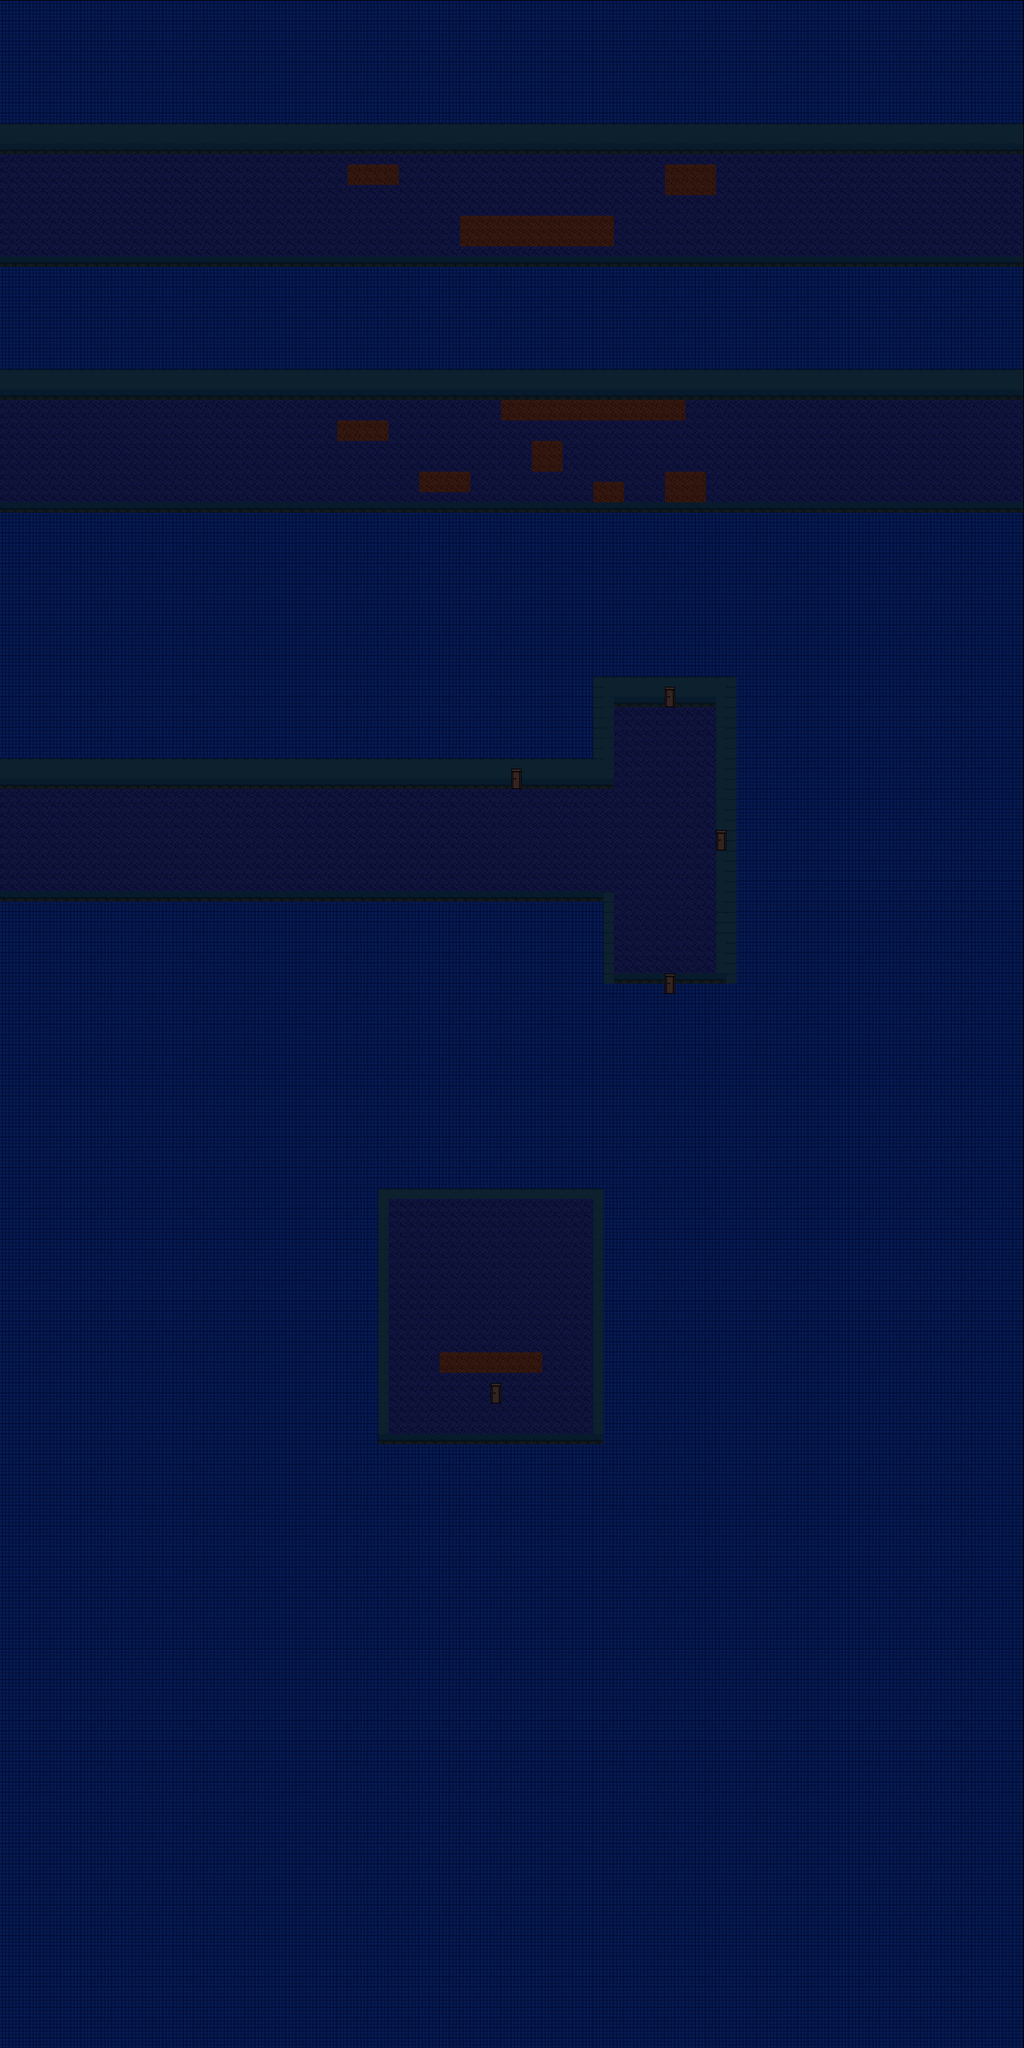

Tiled map render using the project's own tile images. Description and the map definition, with tile-layer contents summarised, below:
An orthogonal 100x200 tile map with 16x16 px tiles, 1 tile layer (Maze), 4 tilesets and 73 objects (35x light, 18x wall, 9x darkZone, 6x door, 3x saint, ...).

<map version="1.10" tiledversion="1.12.2" orientation="orthogonal" renderorder="right-down" width="100" height="200" tilewidth="16" tileheight="16" infinite="0" nextlayerid="4" nextobjectid="222">
 <tileset firstgid="1" source="test_tileset.tsx" />
 <tileset firstgid="81" source="parede_chao_tileset.tsx" />
 <tileset firstgid="93" source="parede_chao_tileset_v2.tsx" />
 <tileset firstgid="128" source="furniture_tileset_v2.tsx" />
 <layer id="1" name="Maze" width="100" height="200" offsetx="-1" offsety="1">
  <data>[20000 cells, 20000 non-empty, 9 distinct tile ids]</data>
 </layer>
 <objectgroup id="2" name="Camada de Objetos 1">
  <object id="1" name="wall" x="3.33333" y="207" width="1603" height="17.3333">
   <properties>
    <property name="collider" type="bool" value="true" />
    <property name="wall" type="bool" value="true" />
   </properties>
  </object>
  <object id="2" name="wall" x="-2.49983" y="400.833" width="1603.67" height="17.3333">
   <properties>
    <property name="collider" type="bool" value="true" />
    <property name="wall" type="bool" value="true" />
   </properties>
  </object>
  <object id="3" name="wall" x="-0.499833" y="606.333" width="1599.67" height="17.3333">
   <properties>
    <property name="collider" type="bool" value="true" />
    <property name="wall" type="bool" value="true" />
   </properties>
  </object>
  <object id="4" name="wall" x="-1.49983" y="783.333" width="1602.33" height="17.3333">
   <properties>
    <property name="collider" type="bool" value="true" />
    <property name="wall" type="bool" value="true" />
   </properties>
  </object>
  <object id="6" name="teleporter" x="1200" y="240.667" width="27" height="159.5">
   <properties>
    <property name="collider" type="bool" value="true" />
    <property name="completeLoop" type="bool" value="false" />
    <property name="destX" type="float" value="900" />
    <property name="destY" type="float" value="1250" />
    <property name="teleporter" type="bool" value="true" />
   </properties>
  </object>
  <object id="8" name="teleporter" x="1200" y="623.5" width="27" height="159.5">
   <properties>
    <property name="collider" type="bool" value="true" />
    <property name="completeLoop" type="bool" value="true" />
    <property name="destX" type="float" value="900" />
    <property name="destY" type="float" value="2450" />
    <property name="teleporter" type="bool" value="true" />
   </properties>
  </object>
  <object id="9" name="wall" x="397.333" y="242" width="23.67" height="156">
   <properties>
    <property name="collider" type="bool" value="true" />
    <property name="wall" type="bool" value="true" />
   </properties>
  </object>
  <object id="10" name="wall" x="397.333" y="611.333" width="23.67" height="186.667">
   <properties>
    <property name="collider" type="bool" value="true" />
    <property name="wall" type="bool" value="true" />
   </properties>
  </object>
  <object id="14" name="light" x="583.5" y="673.667">
   <properties>
    <property name="b" type="int" value="0" />
    <property name="g" type="int" value="0" />
    <property name="light" type="bool" value="true" />
    <property name="r" type="int" value="255" />
    <property name="scale" type="float" value="0.08" />
   </properties>
   <point />
  </object>
  <object id="16" name="light" x="822" y="644">
   <properties>
    <property name="b" type="int" value="0" />
    <property name="g" type="int" value="0" />
    <property name="light" type="bool" value="true" />
    <property name="r" type="int" value="255" />
    <property name="scale" type="float" value="0.1" />
   </properties>
   <point />
  </object>
  <object id="17" name="light" x="974.167" y="648.5">
   <properties>
    <property name="b" type="int" value="0" />
    <property name="g" type="int" value="0" />
    <property name="light" type="bool" value="true" />
    <property name="r" type="int" value="255" />
    <property name="scale" type="float" value="0.1" />
   </properties>
   <point />
  </object>
  <object id="18" name="light" x="1067.83" y="763.667">
   <properties>
    <property name="b" type="int" value="0" />
    <property name="g" type="int" value="0" />
    <property name="light" type="bool" value="true" />
    <property name="r" type="int" value="255" />
    <property name="scale" type="float" value="0.1" />
   </properties>
   <point />
  </object>
  <object id="19" name="light" x="1043.33" y="649.333">
   <properties>
    <property name="b" type="int" value="0" />
    <property name="g" type="int" value="0" />
    <property name="light" type="bool" value="true" />
    <property name="r" type="int" value="255" />
    <property name="scale" type="float" value="0.1" />
   </properties>
   <point />
  </object>
  <object id="20" name="light" x="752" y="368.167">
   <properties>
    <property name="b" type="int" value="0" />
    <property name="g" type="int" value="0" />
    <property name="light" type="bool" value="true" />
    <property name="r" type="int" value="255" />
    <property name="scale" type="float" value="0.1" />
   </properties>
   <point />
  </object>
  <object id="21" name="light" x="831.833" y="368.667">
   <properties>
    <property name="b" type="int" value="0" />
    <property name="g" type="int" value="0" />
    <property name="light" type="bool" value="true" />
    <property name="r" type="int" value="255" />
    <property name="scale" type="float" value="0.1" />
   </properties>
   <point />
  </object>
  <object id="22" name="light" x="1075.67" y="284">
   <properties>
    <property name="b" type="int" value="0" />
    <property name="g" type="int" value="0" />
    <property name="light" type="bool" value="true" />
    <property name="r" type="int" value="255" />
    <property name="scale" type="float" value="0.1" />
   </properties>
   <point />
  </object>
  <object id="23" name="darkZone" x="544.667" y="257.334" width="79.3333" height="31.3334">
   <properties>
    <property name="darkZone" type="bool" value="true" />
   </properties>
  </object>
  <object id="26" name="darkZone" x="720" y="338" width="238.667" height="46.6667">
   <properties>
    <property name="darkZone" type="bool" value="true" />
   </properties>
  </object>
  <object id="27" name="darkZone" x="1038.66" y="259.333" width="80" height="44">
   <properties>
    <property name="darkZone" type="bool" value="true" />
   </properties>
  </object>
  <object id="28" name="darkZone" x="528.333" y="658.667" width="78" height="28.6667">
   <properties>
    <property name="darkZone" type="bool" value="true" />
   </properties>
  </object>
  <object id="29" name="darkZone" x="655" y="736.333" width="79" height="33.6667">
   <properties>
    <property name="darkZone" type="bool" value="true" />
   </properties>
  </object>
  <object id="30" name="darkZone" x="1039.33" y="736.667" width="63.5" height="44.1667">
   <properties>
    <property name="darkZone" type="bool" value="true" />
   </properties>
  </object>
  <object id="31" name="darkZone" x="782.667" y="624.5" width="287" height="32">
   <properties>
    <property name="darkZone" type="bool" value="true" />
   </properties>
  </object>
  <object id="32" name="wall" x="-1.165" y="1214.17" width="958.33" height="17.3333">
   <properties>
    <property name="collider" type="bool" value="true" />
    <property name="wall" type="bool" value="true" />
   </properties>
  </object>
  <object id="33" name="wall" x="2.16833" y="1393.67" width="956.997" height="17.3333">
   <properties>
    <property name="collider" type="bool" value="true" />
    <property name="wall" type="bool" value="true" />
   </properties>
  </object>
  <object id="34" name="wall" x="947.665" y="1085.83" width="9.17" height="144.833">
   <properties>
    <property name="collider" type="bool" value="true" />
    <property name="wall" type="bool" value="true" />
   </properties>
  </object>
  </objectgroup>
</map>
<!-- 47 of 73 objects omitted -->
